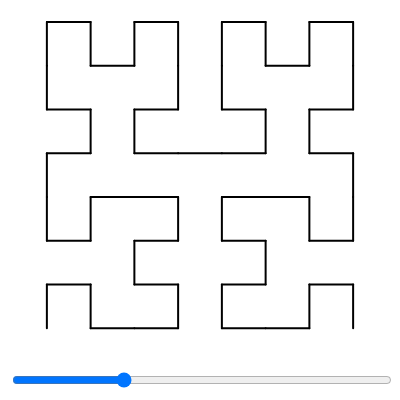
Frame 1 (no input)
Frame 60 (no input): identical to frame 1, image omitted
Frame 120 (the mouse pressed at the canvas centre since frame 60): identical to frame 1, image omitted

The p5.js sketch that drew this single still picture (run headless with seeded random() and noise() and a simulated clock; from frame 60 on, the mouse is pressed at the canvas centre):

// p5.js sketch
// ── sketch.js
let size = 350;
let slider;
function setup() {
  createCanvas(400,400);
  angleMode(DEGREES);
  slider = createSlider(1,8,3,1);
  slider.position(10, 370);
  slider.size(380);
}

function draw() {
  background(255);
  let order = slider.value();
  translate(25,0); // this is just to keep the entire output at the center. NOT NEEDED FOR THE HILBERT CURVE
  hilbertCurve(size/2, size/2, size,order);
}

function hilbertCurve(cX, cY, size, order,angle) {
  push();
  translate(cX, cY);
  rotate(angle);
  if(order>1) {
    hilbertCurve(-size/4, -size/4, size/2, order-1,0)
    hilbertCurve(size/4, -size/4, size/2, order - 1, 0);
    hilbertCurve(size/4, size/4, size/2, order - 1, -90);
    hilbertCurve(-size/4, size/4, size/2, order - 1, 90);
  }

  let n = pow(2,order+1);
  strokeWeight(2);
  line(-size/n, -size/n, size/n, -size/n) // top line
  line(-(size/2-size/n), size/n, -(size/2-size/n), -size/n); // left vertical
  line((size/2-size/n), size/n, (size/2-size/n), -size/n) // right vertical
  pop();
}
